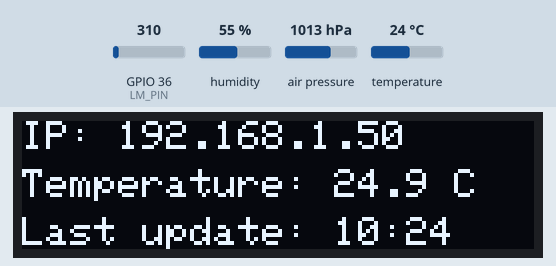
Bench run of a program on a simulated ESP32. On the bench: 128×32 one-colour display. The test bench sets the inputs (shaded band); at power-on: GPIO 36 (LM_PIN) = 310, humidity 55 %, air pressure 1013 hPa, temperature 24 °C. WiFi joins after 1.5 s; servers stay silent unless stated; the local clock reads 2024-03-15 10:24:30 at power-on unless the program sets it; no MQTT or app messages arrive unless stated; not simulated (calls return 0 or success): secrets.h; what the program prints to the serial monitor is not drawn.

Above: at 3.8 s.

The program:

main.cpp
```cpp
#include <Arduino.h>
#include <esp_adc_cal.h>
#include <Adafruit_MQTT.h>
#include <Adafruit_MQTT_Client.h>
#include <WiFi.h>
#include <Adafruit_GFX.h>
#include <Adafruit_SSD1306.h>
#include <time.h>
#include <Wire.h>
#include <Adafruit_Sensor.h>
#include <Adafruit_BME280.h>
#include "secrets.h"
#include "config.h"

/************************* BME280 Setup *********************************/

#define SEALEVELPRESSURE_HPA (1013.25)

Adafruit_BME280 bme(BME_CS); // hardware SPI
//Adafruit_BME280 bme(BME_CS, BME_MOSI, BME_MISO, BME_SCK); // software SPI

unsigned long delayTime;

/************ Global State (you don't need to change this!) ******************/

// Create an ESP8266 WiFiClient class to connect to the MQTT server.
WiFiClient client;
// or... use WiFiClientSecure for SSL
//WiFiClientSecure client;

// Setup the MQTT client class by passing in the WiFi client and MQTT server and login details.
Adafruit_MQTT_Client mqtt(&client, AIO_SERVER, AIO_SERVERPORT, AIO_USERNAME, AIO_KEY);

/****************************** Feeds ***************************************/

// Setup a feed called 'photocell' for publishing.
// Notice MQTT paths for AIO follow the form: <username>/feeds/<feedname>
Adafruit_MQTT_Publish temperatureFeed = Adafruit_MQTT_Publish(&mqtt, AIO_USERNAME "/feeds/temperature");
Adafruit_MQTT_Publish bmeTemperatureFeed = Adafruit_MQTT_Publish(&mqtt, AIO_USERNAME "/feeds/bme280-temperature");
Adafruit_MQTT_Publish bmePressureFeed = Adafruit_MQTT_Publish(&mqtt, AIO_USERNAME "/feeds/bme280-pressure");
Adafruit_MQTT_Publish bmeHumidityFeed = Adafruit_MQTT_Publish(&mqtt, AIO_USERNAME "/feeds/bme280-humidity");

// Setup a feed called 'onoff' for subscribing to changes.
//Adafruit_MQTT_Subscribe onoffbutton = Adafruit_MQTT_Subscribe(&mqtt, AIO_USERNAME "/feeds/onoff");

/*************************** Sketch Code ************************************/

// Bug workaround for Arduino 1.6.6, it seems to need a function declaration
// for some reason (only affects ESP8266, likely an arduino-builder bug).
void MQTT_connect();
uint32_t readADC_Cal(int ADC_Raw);
void publish(float temp);
void show(uint32_t temp);
void printValues();

// Declaration for an SSD1306 display connected to I2C (SDA, SCL pins)
// The pins for I2C are defined by the Wire-library.

#define OLED_RESET     -1 // Reset pin # (or -1 if sharing Arduino reset pin)
// See datasheet for Address; 0x3D for 128x64, 0x3C for 128x32
#define SleftEEN_ADDRESS 0x3C
Adafruit_SSD1306 display(SleftEEN_WIDTH, SleftEEN_HEIGHT, &Wire, OLED_RESET);

int raw = 0;
float temperature = 0.0;
float voltage = 0.0;
float prev_temperature = 0.0;

void setup() {
  Serial.begin(9600);

  delay(10);

   if(!display.begin(SSD1306_SWITCHCAPVCC, SleftEEN_ADDRESS)) {
    Serial.println(F("SSD1306 allocation failed"));
    for(;;); // Don't proceed, loop forever
  }

  delay(100); // Display Adafruit logo for a bit :)
  display.clearDisplay();

  //display.setRotation(2); // Uncomment to rotate display 180 degrees
  display.setTextSize(1);   // Normal 1:1 pixel scale
  display.setTextColor(SSD1306_WHITE); // Draw white text
  display.cp437(true);      // Use full 256 char 'Code Page 437' font

  display.setCursor(0, 0);  // 0,0 / 8 / 16 / 24 are the 21 char lines
  display.print("Booting...");
  display.display();

  // Connect to WiFi access point.
  Serial.println(); Serial.println();
  Serial.print("Connecting to ");
  Serial.println(WLAN_SSID);

  WiFi.begin(WLAN_SSID, WLAN_PASS);
  while (WiFi.status() != WL_CONNECTED) {
    delay(500);
    Serial.print(".");
  }
  Serial.println();

  Serial.println("WiFi connected");
  Serial.println("IP address: ");
  Serial.println(WiFi.localIP());

  // Init and get the time
  configTime(gmtOffset_sec, daylightOffset_sec, ntpServer);

  bool status;
  // default settings
  // (you can also pass in a Wire library object like &Wire2)
  status = bme.begin(0x76);
  if (!status) {
    Serial.println("Could not find a valid BME280 sensor, check wiring!");
    while (1);
  }

  delay(2000);
}

void loop()
{
  raw = analogRead(LM_PIN);
  voltage = readADC_Cal(raw);
  temperature = voltage / 10;
  Serial.printf("Temperature: %2.1f °C (LM35)\r\n", temperature);

  printValues(); // BME280

  if(temperature != prev_temperature) {
    show(temperature);
    publish(temperature);
    prev_temperature = temperature;
  }

  delay(30000);
}

// Function to connect and reconnect as necessary to the MQTT server.
// Should be called in the loop function and it will take care if connecting.
void MQTT_connect() {
  int8_t ret;

  // Stop if already connected.
  if (mqtt.connected()) {
    return;
  }

  Serial.print("Connecting to MQTT... ");

  uint8_t retries = 3;
  while ((ret = mqtt.connect()) != 0) { // connect will return 0 for connected
       Serial.println(mqtt.connectErrorString(ret));
       Serial.println("Retrying MQTT connection in 5 seconds...");
       mqtt.disconnect();
       delay(5000);  // wait 5 seconds
       retries--;
       if (retries == 0) {
         // basically die and wait for WDT to reset me
         while (1);
       }
  }
  Serial.println("MQTT Connected!");
}

uint32_t readADC_Cal(int ADC_Raw)
{
  esp_adc_cal_characteristics_t adc_chars;

  esp_adc_cal_characterize(ADC_UNIT_1, ADC_ATTEN_DB_11, ADC_WIDTH_BIT_12, 1100, &adc_chars);
  return(esp_adc_cal_raw_to_voltage(ADC_Raw, &adc_chars));
}

void publish(float temp)
{
  // Ensure the connection to the MQTT server is alive (this will make the first
  // connection and automatically reconnect when disconnected).  See the MQTT_connect
  // function definition further below.
  MQTT_connect();

  // Now we can publish stuff!
  Serial.print(F("\nSending temperature val "));
  Serial.printf("%2.1f", temperature);
  Serial.print("...");
  if (!temperatureFeed.publish(temp, 1)) {
    Serial.println(F("Failed"));
  } else {
    Serial.println(F("OK!"));
  }

  if (!bmeTemperatureFeed.publish(bme.readTemperature(), 1)) {
    Serial.println(F("Failed"));
  } else {
    Serial.println(F("OK!"));
  }

  if (!bmePressureFeed.publish(bme.readPressure() / 100.0F, 2)) {
    Serial.println(F("Failed"));
  } else {
    Serial.println(F("OK!"));
  }

  if (!bmeHumidityFeed.publish(bme.readHumidity(), 0)) {
    Serial.println(F("Failed"));
  } else {
    Serial.println(F("OK!"));
  }

  // ping the server to keep the mqtt connection alive
  // NOT required if you are publishing once every KEEPALIVE seconds
  if(! mqtt.ping()) {
    mqtt.disconnect();
  }
}

void show(uint32_t temp)
{
    struct tm timeinfo;

    display.clearDisplay();
    display.setCursor(0, 0); // first row
    display.print("IP: " + WiFi.localIP().toString());
    display.setCursor(0, 12); // "second row"
    display.printf("Temperature: %2.1f C", temperature);
    display.setCursor(0, 24); // third row
    if(getLocalTime(&timeinfo)){
       display.printf("Last update: %02d:%02d", timeinfo.tm_hour, timeinfo.tm_min);
    } else{
      Serial.println("Failed to obtain time");
    }
    display.display();
}

void printValues() {
  Serial.print("Temperature = ");
  Serial.print(bme.readTemperature());
  Serial.println(" *C");

  // Convert temperature to Fahrenheit
  /*Serial.print("Temperature = ");
  Serial.print(1.8 * bme.readTemperature() + 32);
  Serial.println(" *F");*/

  Serial.print("Pressure = ");
  Serial.print(bme.readPressure() / 100.0F);
  Serial.println(" hPa");

  Serial.print("Approx. Altitude = ");
  Serial.print(bme.readAltitude(SEALEVELPRESSURE_HPA));
  Serial.println(" m");

  Serial.print("Humidity = ");
  Serial.print(bme.readHumidity());
  Serial.println(" %");

  Serial.println();
}
```

config.h
```cpp
/************************* Adafruit.io Setup *********************************/

#define AIO_SERVER      "io.adafruit.com"
#define AIO_SERVERPORT  1883                   // use 8883 for SSL

const char* ntpServer = "pool.ntp.org";
const long  gmtOffset_sec = 3600;
const int   daylightOffset_sec = 3600;

/************************* BME280 Setup *********************************/

#include <SPI.h>
#define BME_SCK 18 // SCL
#define BME_MISO 19 //SD0
#define BME_MOSI 23 //SDA
#define BME_CS 5 // CSB

/************************* LM35 Setup *********************************/
#define LM_PIN    36

/************************* SSD1306 DISPLAY Setup *********************************/
#define SleftEEN_WIDTH 128 // OLED display width, in pixels
#define SleftEEN_HEIGHT 32 // OLED display height, in pixels
```
